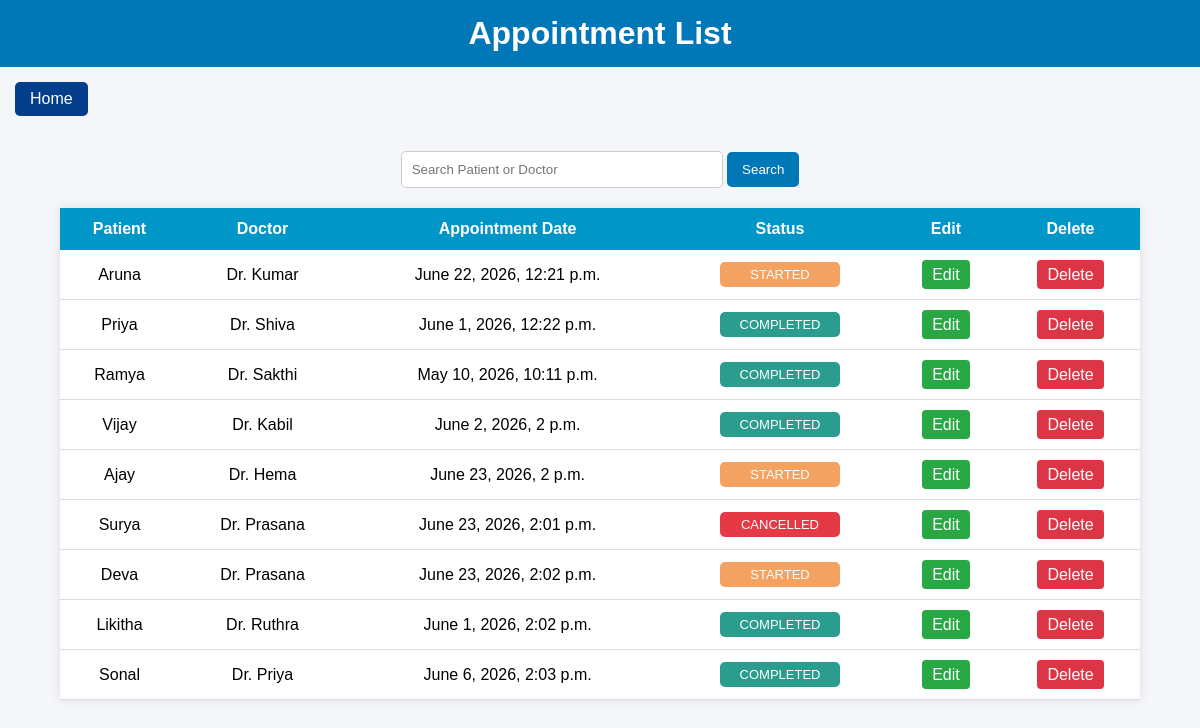
The page /appointments/ (signed in) on the database its author committed.
### hospitalapp/models.py (models this page shows, shortened)
class Appointment(models.Model):
    STATUS_CHOICES = (
        ('STARTED', 'Started'),
        ('COMPLETED', 'Completed'),
        ('CANCELLED','Cancelled'),
    )
    patient = models.ForeignKey(Patient, on_delete=models.CASCADE)
    doctor = models.ForeignKey(Doctor, on_delete=models.CASCADE)
    appointment_date = models.DateTimeField()
    status = models.CharField(max_length=20, choices=STATUS_CHOICES, default='STARTED')
    class Meta:
        unique_together = ('doctor', 'appointment_date')

class Patient(models.Model):
    name = models.CharField(max_length=100)
    email = models.EmailField(unique=True)
    phone = models.CharField(max_length=10,unique=True)
    def __str__(self):
        return self.name

class Doctor(models.Model):
    name = models.CharField(max_length=100)
    specialization = models.CharField(max_length=100)
    experience = models.IntegerField()
    def __str__(self):
        return self.name

### hospitalapp/views.py (the view)
# urls.py: path('appointments/',appointment_list,name='appointment_list'),
@login_required
def appointment_list(request):
    appointments = Appointment.objects.all()
    search = request.GET.get('search')
    if search:
        appointments = appointments.filter(
            Q(patient__name__icontains=search) |
            Q(doctor__name__icontains=search)
        )
    return render(
        request,
        'appointment_list.html',
        {'appointments': appointments}
    )

### hospitalapp/templates/appointment_list.html (shortened to what this page needs)
<!DOCTYPE html>
<html>
<head>
</head>
<body>
    <h1>Appointment List</h1>
    <a href="{% url 'home' %}" class="home-link">Home</a>
    <form method="GET">
        <input type="text" name="search" placeholder="Search Patient or Doctor">
        <button type="submit">Search</button>
    </form>
    <table>
        <tr>
            <th>Patient</th>
            <th>Doctor</th>
            <th>Appointment Date</th>
            <th>Status</th>
            <th>Edit</th>
            <th>Delete</th>
        </tr>
        {% for appointment in appointments %}
        <tr>
            <td>{{ appointment.patient }}</td>
            <td>{{ appointment.doctor }}</td>
            <td>{{ appointment.appointment_date }}</td>
            <td>
                <span class="status {{ appointment.status|lower }}">
                    {{ appointment.status }}
                </span>
            </td>
            <td>
                <a href="{% url 'edit_appointment' appointment.id %}" class="edit-btn">Edit</a>
            </td>
            <td>
                <a href="{% url 'delete_appointment' appointment.id %}" class="delete-btn">Delete</a>
            </td>
        </tr>
        {% endfor %}
    </table>
</body>
</html>

### hospitalapp/templates/appointment_list.html (style rules this page uses)
body { font-family: Arial, sans-serif; margin: 0; background: #f4f6f9; }
h1 { background: #0077b6; color: white; padding: 15px; margin: 0; text-align: center; }
.home-link { display: inline-block; margin: 15px; padding: 8px 15px; background: #023e8a; color: white; border-radius: 5px; text-decoration: none; }
form { text-align: center; margin: 20px; }
input[type="text"] { padding: 10px; width: 300px; border: 1px solid #ccc; border-radius: 5px; outline: none; }
button { padding: 10px 15px; background: #0077b6; color: white; border: none; border-radius: 5px; cursor: pointer; }
table { width: 90%; margin: auto; border-collapse: collapse; background: white; box-shadow: 0px 0px 10px rgba(0,0,0,0.1); }
th { background: #0096c7; color: white; padding: 12px; }
td { padding: 12px; text-align: center; border-bottom: 1px solid #ddd; }
.status { display: inline-block; width: 100px; text-align: center; padding: 5px 10px; border-radius: 5px; color: white; font-size: 13px; }
.started { background: #f4a261; }
.completed { background: #2a9d8f; }
.cancelled { background: #e63946; }
.edit-btn { padding: 6px 10px; background: #28a745; color: white; border-radius: 4px; text-decoration: none; }
.delete-btn { padding: 6px 10px; background: #dc3545; color: white; border-radius: 4px; text-decoration: none; }

### rows shown on the page
Appointment: patient "Aruna", doctor "Dr. Kumar", appointment_date "June 22, 2026, 12:21 p.m.", status "STARTED"
Appointment: patient "Priya", doctor "Dr. Shiva", appointment_date "June 1, 2026, 12:22 p.m.", status "COMPLETED"
Appointment: patient "Ramya", doctor "Dr. Sakthi", appointment_date "May 10, 2026, 10:11 p.m.", status "COMPLETED"
Appointment: patient "Vijay", doctor "Dr. Kabil", appointment_date "June 2, 2026, 2 p.m.", status "COMPLETED"
Appointment: patient "Ajay", doctor "Dr. Hema", appointment_date "June 23, 2026, 2 p.m.", status "STARTED"
Appointment: patient "Surya", doctor "Dr. Prasana", appointment_date "June 23, 2026, 2:01 p.m.", status "CANCELLED"
Appointment: patient "Deva", doctor "Dr. Prasana", appointment_date "June 23, 2026, 2:02 p.m.", status "STARTED"
Appointment: patient "Likitha", doctor "Dr. Ruthra", appointment_date "June 1, 2026, 2:02 p.m.", status "COMPLETED"
Appointment: patient "Sonal", doctor "Dr. Priya", appointment_date "June 6, 2026, 2:03 p.m.", status "COMPLETED"
